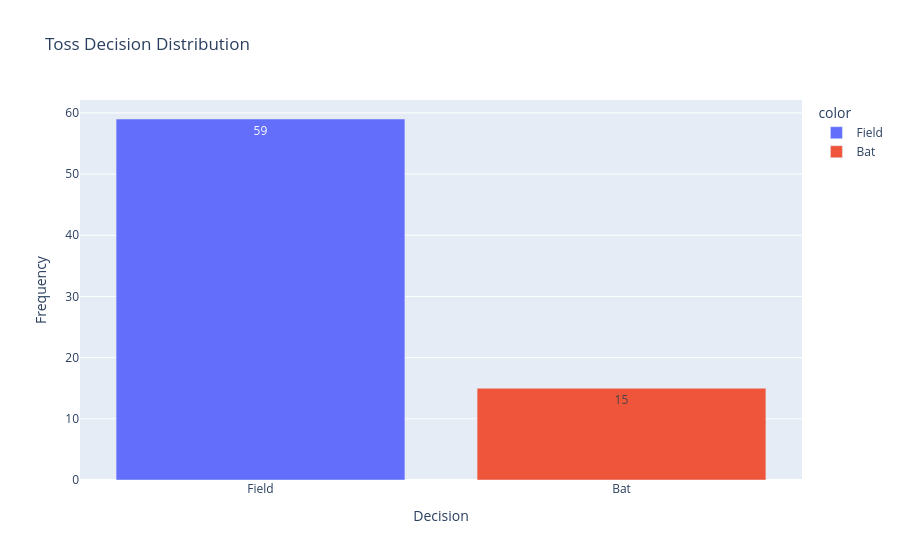

Source (notebook cell):
### Code cell
#meaning category data so, we wanna see trends
toss = df['toss_decision'].value_counts()
fig = px.bar(x=toss.index,y=toss.values,text=toss.values,
    title='Toss Decision Distribution', color=toss.index )
fig.update_layout(
    xaxis_title='Decision',yaxis_title='Frequency') 
fig.show()

### Figure 1 — Plotly figure (JSON) as saved in the notebook; plotly's stock layout.template omitted (floating-point values rounded to 4 significant figures)
{"data": [{"hovertemplate": "color=Field<br>x=%{x}<br>y=%{y}<br>text=%{text}<extra></extra>", "legendgroup": "Field", "marker": {"color": "#636efa", "pattern": {"shape": ""}}, "name": "Field", "orientation": "v", "showlegend": true, "text": [59.0], "textposition": "auto", "type": "bar", "x": ["Field"], "xaxis": "x", "y": [59], "yaxis": "y"}, {"hovertemplate": "color=Bat<br>x=%{x}<br>y=%{y}<br>text=%{text}<extra></extra>", "legendgroup": "Bat", "marker": {"color": "#EF553B", "pattern": {"shape": ""}}, "name": "Bat", "orientation": "v", "showlegend": true, "text": [15.0], "textposition": "auto", "type": "bar", "x": ["Bat"], "xaxis": "x", "y": [15], "yaxis": "y"}], "layout": {"barmode": "relative", "legend": {"title": {"text": "color"}, "tracegroupgap": 0}, "title": {"text": "Toss Decision Distribution"}, "xaxis": {"anchor": "y", "domain": [0, 1], "title": {"text": "Decision"}}, "yaxis": {"anchor": "x", "domain": [0, 1], "title": {"text": "Frequency"}}}}
